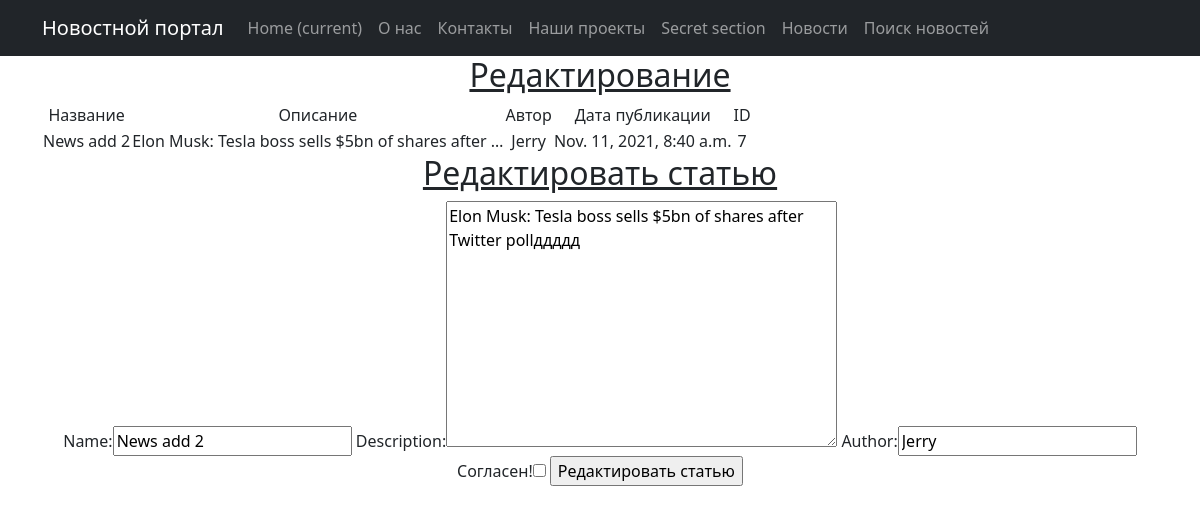
The page /news/7/update/ on the database its author committed.
### newsapp/models.py (models this page shows, shortened)
class NewsModel(models.Model):
    name = models.CharField(max_length=150,unique=True)
    description = models.TextField()
    author = models.CharField(max_length=50)
    dateCreation = models.DateTimeField(auto_now_add=True)

### newsapp/views.py (the view)
# urls.py: path('<int:pk>/update/', NewsUpdateView.as_view(), name='news_update'),
class NewsUpdateView(UpdateView):
    template_name = 'flatpages/news_update.html'
    form_class = NewsForm
    context_object_name = 'update'
    def get_object(self, **kwargs):
        id = self.kwargs.get('pk')
        return NewsModel.objects.get(pk=id)

### newsapp/forms.py
class NewsForm(ModelForm):
    check_box = BooleanField(label='Согласен!')
    class Meta:
        model = NewsModel
        fields = ['name', 'description', 'author', 'check_box']

### newsapp/templatetags/newsapp_filters.py (called while the page is built)
@register.filter(name='censor')
def censor(value):
    text = value.split()
    for word in text:
        if word.lower() in stop_words:
            value = value.replace(word, '****')
    return value

### templates/flatpages/news_update.html (shortened to what this page needs)
{% extends 'flatpages/default.html' %}
{% load newsapp_filters %}
{% block content %}
<h2><u>Редактирование</u></h2>
<table>
            <tr>
                <td>
                    Название
                </td>
                <td>
                    Описание
                </td>
                <td>
                    Автор
                </td>
                <td>
                    Дата публикации
                </td>
                <td>
                    ID
                </td>
            </tr>
            <tr>
                <td>
                    {{ update.name|censor }}
                </td>
                <td>
                    {{ update.description|truncatechars:50|censor }}
                </td>
                <td>
                    {{ update.author }}
                </td>
                <td>
                    {{ update.dateCreation }}
                </td>
                <td>
                    {{ update.id }}
                </td>
            </tr>
        </table>
<h2><u>Редактировать статью</u></h2>
<form method="POST">
    {{ form }}
    <input type="submit" value="Редактировать статью">
</form>
{% endblock content %}

### rows shown on the page
NewsModel: name|censor "News add 2", description|censor "Elon Musk: Tesla boss sells $5bn of shares after …", author "Jerry", dateCreation "Nov. 11, 2021, 8:40 a.m.", id "7", name "News add 2", description "Elon Musk: Tesla boss sells $5bn of shares after Twitter pollддддд"
